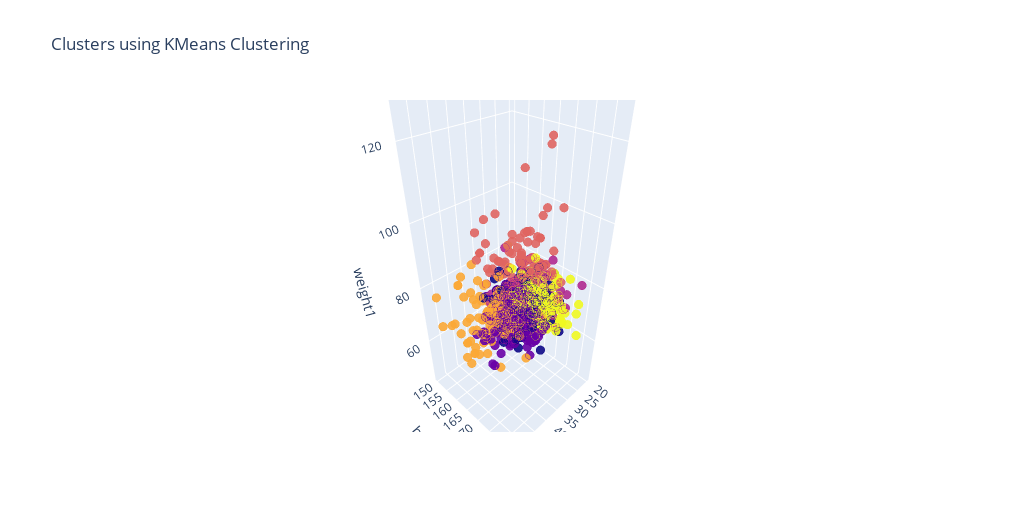

The notebook cell saved with this chart:
### Code cell
import plotly as plt
import plotly.graph_objects as go
from sklearn.cluster import KMeans

# calling the agglomerative algorithm
model = KMeans(n_clusters=6, random_state=0)

# training the model on dataset
y_model = model.fit_predict(df_new)

# creating pandas dataframe
df_new['cluster'] = pd.DataFrame(y_model)

# creating scattered graph
trace1 = go.Scatter3d(
    
    # storing the variables in x, y, and z axis
    hovertext=df_new['cluster'],
    x= df_new['age1'],
    y= df_new['height1'],
    z= df_new['weight1'],
    mode='markers',
     marker=dict(
        color = df_new['cluster'],
        size= 3,
        line=dict(
            color= df_new['cluster'],
            width= 12
        ),
        opacity=0.9
     )
)

# ploting graph 
data = [trace1]
layout = go.Layout(
    title= 'Clusters using KMeans Clustering',
    scene = dict(
            xaxis = dict(title  = 'age1'),
            yaxis = dict(title  = 'height1'),
            zaxis = dict(title  = 'weight1')
        ),
    width=1024, height=512
)
fig = go.Figure(data=data, layout=layout)
plt.offline.iplot(fig)

### Figure 1 — Plotly figure (JSON) as saved in the notebook; plotly's stock layout.template omitted (floating-point values rounded to 4 significant figures; data arrays with more than 128 entries replaced by an {"elided": "..."} marker saying what was removed)
{"data": [{"hovertext": {"elided": "912 int values"}, "marker": {"color": {"elided": "912 int values"}, "line": {"color": {"elided": "912 int values"}, "width": 12}, "opacity": 0.9, "size": 3}, "mode": "markers", "type": "scatter3d", "x": {"elided": "912 int values"}, "y": {"elided": "912 int values"}, "z": {"elided": "912 int values"}}], "layout": {"height": 512, "scene": {"xaxis": {"title": {"text": "age1"}}, "yaxis": {"title": {"text": "height1"}}, "zaxis": {"title": {"text": "weight1"}}}, "title": {"text": "Clusters using KMeans Clustering"}, "width": 1024}}
